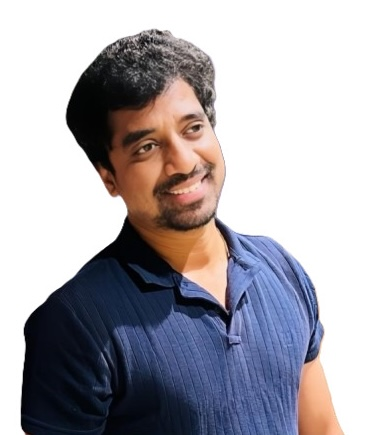
#> input picture veera.jpg, 390 x 435 px, found by its file name
$ python generate_avatar.py
#> lines starting #> are read from the running program, lines starting #| are printed output that depends on the picture; after the words box and inside, x2 and y2 are one past the last pixel; in counts of white or black regions, pixels touching at a corner belong together
#!/usr/bin/env python3
"""Render a circular avatar with a gradient ring from veera.jpg.

GitHub's markdown sanitiser strips `style`, so `border-radius` is unavailable —
a round avatar has to be baked into the raster. This also keys the photo's white
cut-out background onto a dark backdrop so the avatar sits on GitHub's dark
theme instead of reading as a white sticker.

Output: assets/avatar.png (440x440, RGBA)

Usage:
    python3 scripts/generate_avatar.py
"""

from __future__ import annotations

import os
import sys

try:
    from PIL import Image, ImageDraw, ImageFilter
except ImportError:  # pragma: no cover
    sys.exit("Pillow is required: pip install Pillow")

SRC = "veera.jpg"
OUT = "assets/avatar.png"
SIZE = 440
SS = 4  # supersample factor for smooth edges

# Square crop over head and shoulders of the 390x435 source.
CROP = (6, 16, 346, 356)

BACKDROP_INNER = (30, 27, 75)
BACKDROP_OUTER = (8, 13, 30)
RING_FROM = (34, 211, 238)
RING_TO = (167, 139, 250)

WHITE_CUTOFF = 232  # luminance above which the cut-out background starts
SPREAD = 20         # soft ramp so edges feather instead of stair-stepping


def subject_over_backdrop(photo: Image.Image, size: int) -> Image.Image:
    """Replace the near-white cut-out background with a dark radial gradient."""
    photo = photo.convert("RGB").resize((size, size), Image.LANCZOS)

    # Alpha from luminance: dark pixels (the subject) opaque, white bg clear.
    grey = photo.convert("L")
    alpha = grey.point(
        lambda v: 255 if v < WHITE_CUTOFF
        else (0 if v > WHITE_CUTOFF + SPREAD
              else int(255 * (WHITE_CUTOFF + SPREAD - v) / SPREAD))
    )
    alpha = alpha.filter(ImageFilter.GaussianBlur(size / 320))

    backdrop = Image.new("RGB", (size, size))
    px = backdrop.load()
    cx = cy = (size - 1) / 2
    maxd = (size / 2) ** 2
    for y in range(size):
        for x in range(size):
            d = ((x - cx) ** 2 + (y - cy) ** 2) / maxd
            t = min(d, 1.0)
            px[x, y] = tuple(
                int(round(BACKDROP_INNER[c] + (BACKDROP_OUTER[c] - BACKDROP_INNER[c]) * t))
                for c in range(3)
            )

    subject = photo.copy()
    subject.putalpha(alpha)
    out = backdrop.convert("RGBA")
    out.alpha_composite(subject)
    return out


def ring(size: int, width: int) -> Image.Image:
    """Annulus filled with a diagonal cyan-to-violet ramp."""
    ramp = Image.new("RGB", (size, size))
    px = ramp.load()
    for y in range(size):
        for x in range(size):
            t = (x + y) / (2 * (size - 1))
            px[x, y] = tuple(
                int(round(RING_FROM[c] + (RING_TO[c] - RING_FROM[c]) * t)) for c in range(3)
            )
    mask = Image.new("L", (size, size), 0)
    d = ImageDraw.Draw(mask)
    d.ellipse([0, 0, size - 1, size - 1], fill=255)
    d.ellipse([width, width, size - 1 - width, size - 1 - width], fill=0)
    band = ramp.convert("RGBA")
    band.putalpha(mask)
    return band


def main() -> int:
    if not os.path.exists(SRC):
        sys.exit(f"{SRC} not found — run from the repository root")

    big = SIZE * SS
    photo = Image.open(SRC).crop(CROP)

    face = subject_over_backdrop(photo, big // 2).resize((big, big), Image.LANCZOS)
#> in subject_over_backdrop, `grey = photo.convert("L")`:
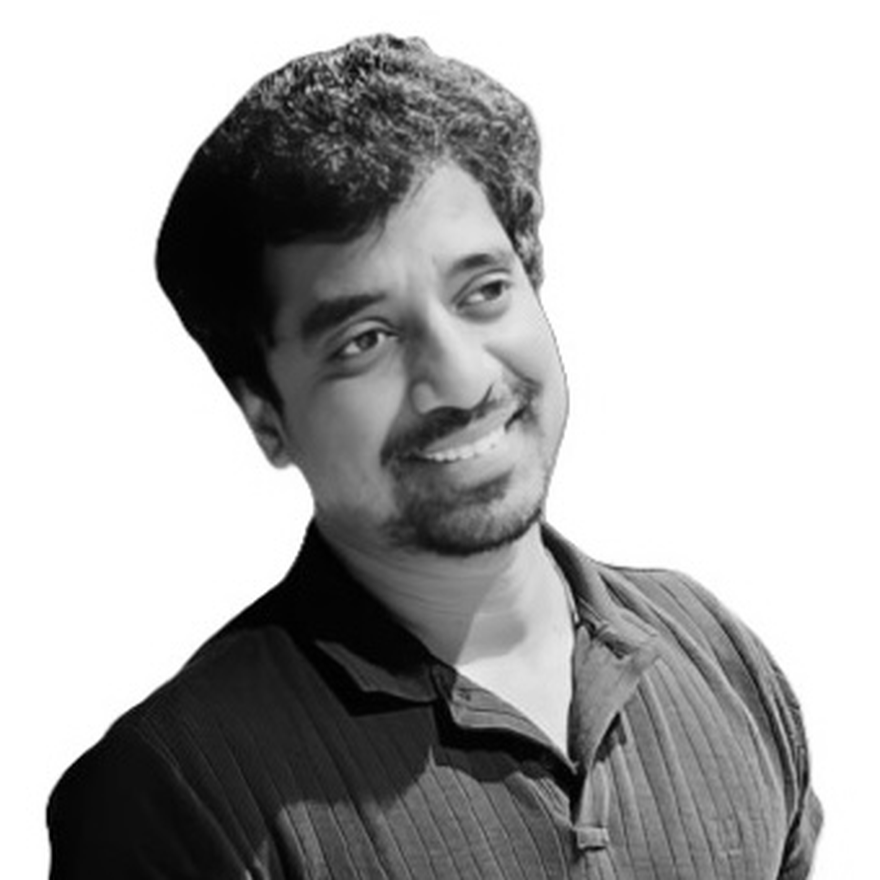
#> grey: PIL image 880x880 L; min 0, max 255, mean 175.6
#> in subject_over_backdrop, `alpha = grey.point( lambda v: 255 if v < WHITE_CUTOFF else (0 if v > W..`:
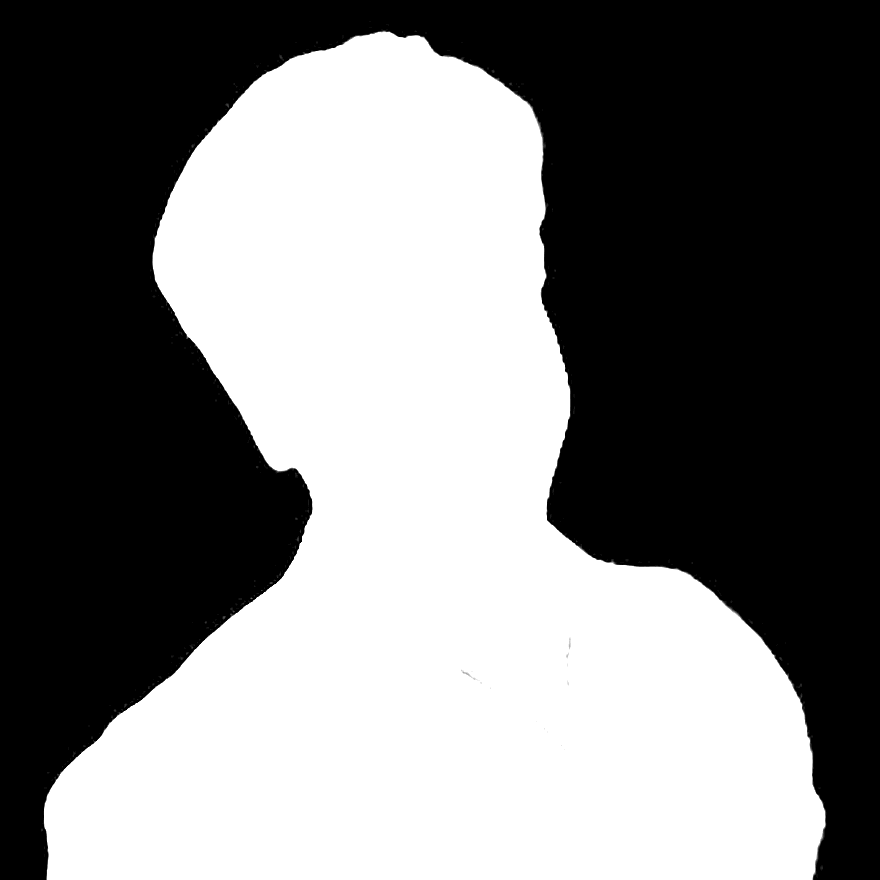
#> alpha: PIL image 880x880 L; min 0, max 255, mean 123
#> in subject_over_backdrop, `backdrop = Image.new("RGB", (size, size))`: backdrop: PIL image 880x880 RGB; every value is 0

    # Clip the portrait to a circle, leaving room for the ring.
    inset = int(big * 0.035)
    mask = Image.new("L", (big, big), 0)
#> mask: PIL image 1760x1760 L; every value is 0
    ImageDraw.Draw(mask).ellipse([inset, inset, big - 1 - inset, big - 1 - inset], fill=255)
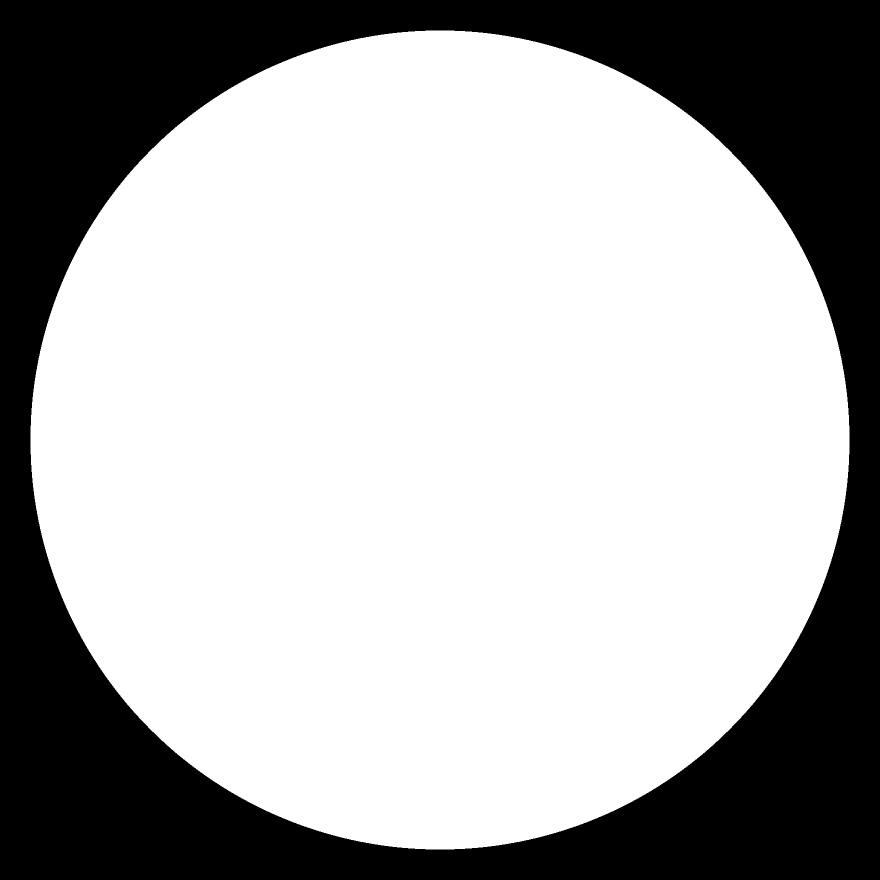
#> mask: PIL image 1760x1760 L (shown at 1/2 size); 68% white; 1 black region, box (x1, y1, x2, y2) and area: (0, 0, 1760, 1760) 990588

    canvas = Image.new("RGBA", (big, big), (0, 0, 0, 0))
#> canvas: PIL image 1760x1760 RGBA; every value is 0
    canvas.paste(face, (0, 0), mask)
    canvas.alpha_composite(ring(big, int(big * 0.030)))
#> in ring, `ramp = Image.new("RGB", (size, size))`: ramp: PIL image 1760x1760 RGB; every value is 0
#> in ring, `band = ramp.convert("RGBA")`:
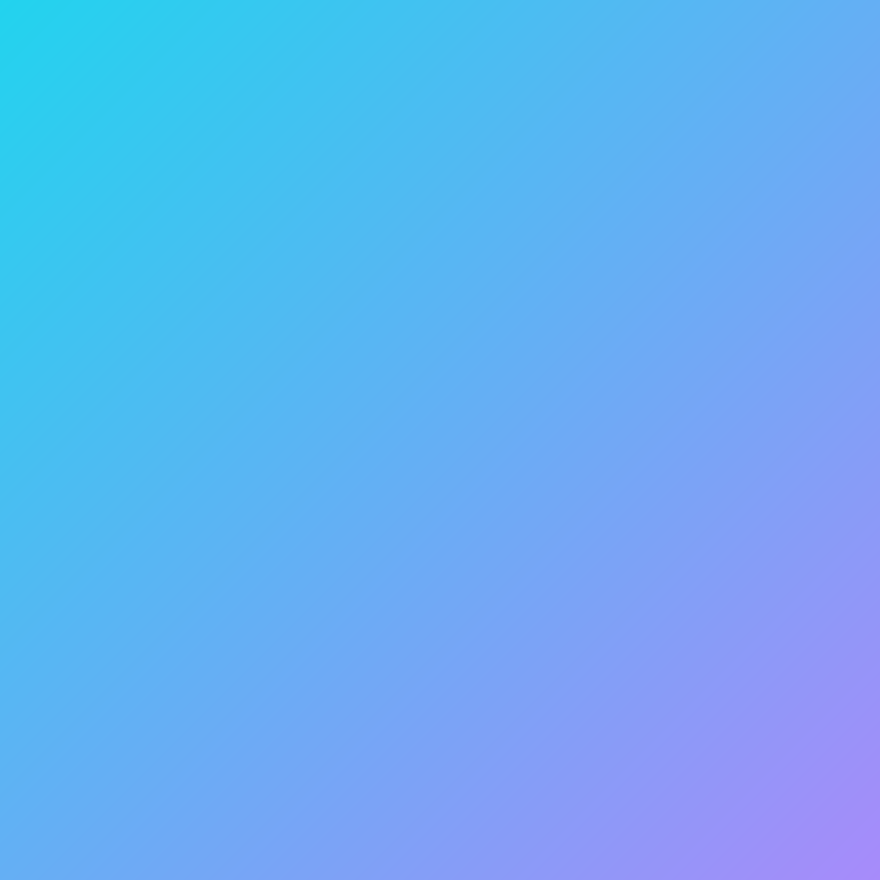
#> band: PIL image 1760x1760 RGBA (shown at 1/2 size); mean R, G, B, A 100.5, 175, 244, 255
#> in ring, `band.putalpha(mask)`:
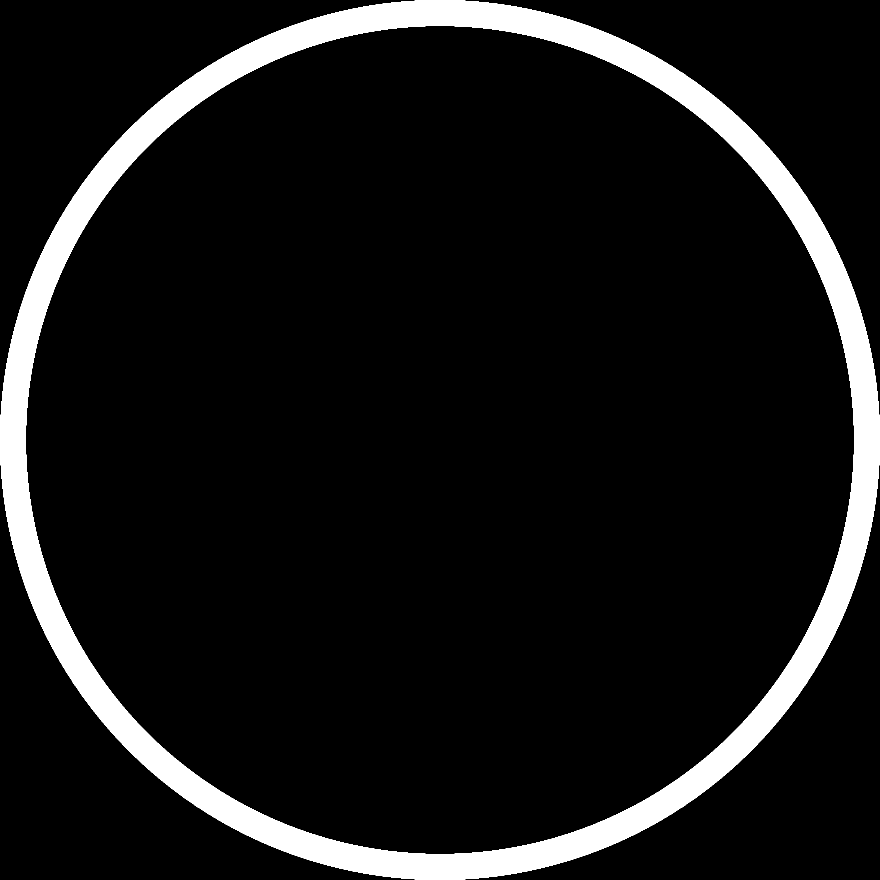
#> mask: PIL image 1760x1760 L (shown at 1/2 size); 9% white; 1 white region, box (x1, y1, x2, y2) and area: (0, 0, 1760, 1760) 279060
#> in ring, `band.putalpha(mask)`:
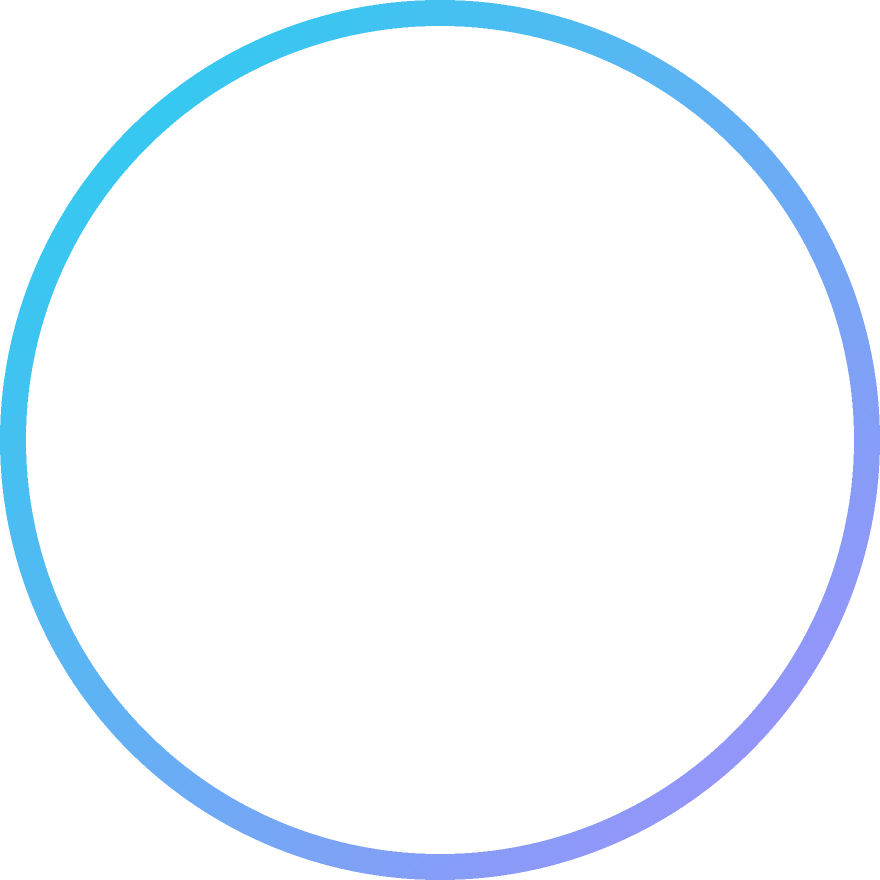
#> band: PIL image 1760x1760 RGBA (shown at 1/2 size); mean R, G, B, A 100.5, 175, 244, 23; transparent parts drawn white

    out = canvas.resize((SIZE, SIZE), Image.LANCZOS)
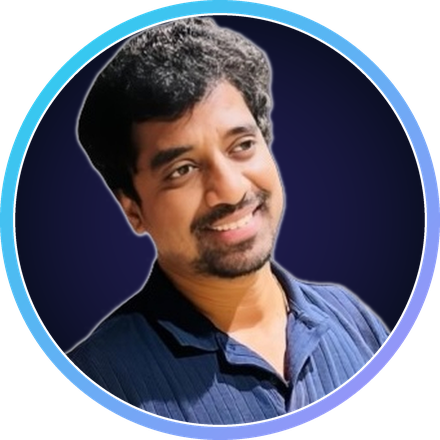
#> out: PIL image 440x440 RGBA; mean R, G, B, A 57.1, 59.3, 76.8, 196.4; transparent parts drawn white
    os.makedirs("assets", exist_ok=True)
    out.save(OUT, "PNG", optimize=True)
    print(f"wrote {OUT} ({os.path.getsize(OUT):,} bytes, {SIZE}x{SIZE})")
    return 0


if __name__ == "__main__":
    raise SystemExit(main())
#> (the program exits here)

$ run again, with veera.jpeg copied over veera.jpg
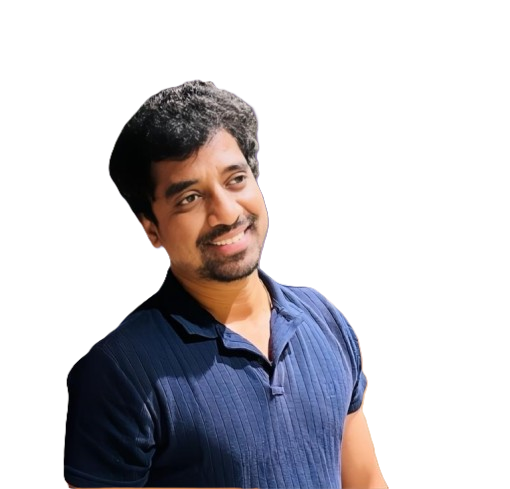
#> input picture veera.jpeg, 510 x 489 px, found by its file name
#> in subject_over_backdrop, `grey = photo.convert("L")`:
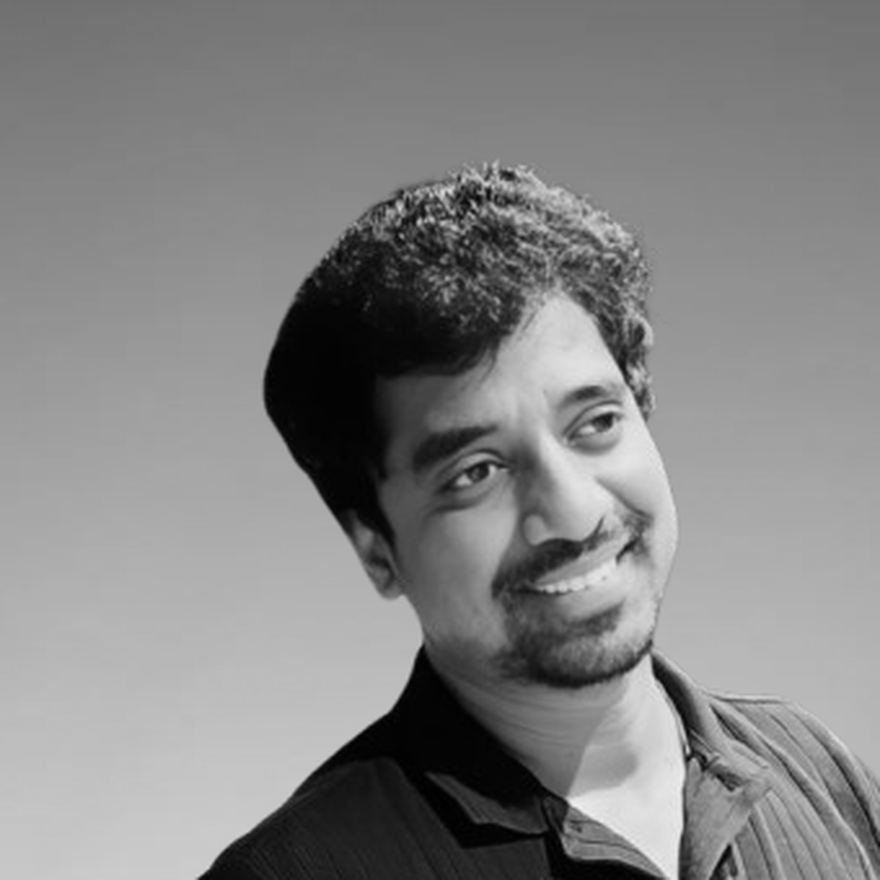
#> grey: PIL image 880x880 L; min 0, max 238, mean 132.7
#> backdrop: PIL image 880x880 RGB; every value is 0
#> ramp: PIL image 1760x1760 RGB; every value is 0
#> in main, `out = canvas.resize((SIZE, SIZE), Image.LANCZOS)`:
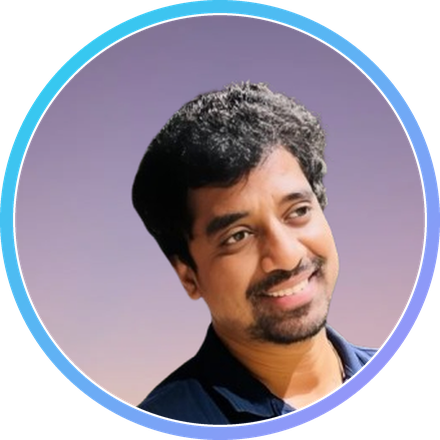
#> out: PIL image 440x440 RGBA; mean R, G, B, A 108.5, 101.8, 116.6, 196.4; transparent parts drawn white
